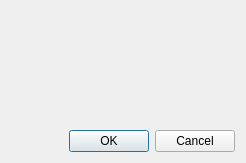
<?xml version="1.0" encoding="UTF-8"?>
<ui version="4.0">
 <class>PowerMonParams</class>
 <widget class="QDialog" name="PowerMonParams">
  <property name="geometry">
   <rect>
    <x>0</x>
    <y>0</y>
    <width>246</width>
    <height>163</height>
   </rect>
  </property>
  <property name="windowTitle">
   <string>Параметры соединения</string>
  </property>
  <property name="styleSheet">
   <string notr="true"/>
  </property>
  <layout class="QVBoxLayout" name="verticalLayout">
   <item>
    <widget class="mutli_iodev_params" name="conn_params" native="true"/>
   </item>
   <item>
    <widget class="QDialogButtonBox" name="buttonBox">
     <property name="orientation">
      <enum>Qt::Horizontal</enum>
     </property>
     <property name="standardButtons">
      <set>QDialogButtonBox::Cancel|QDialogButtonBox::Ok</set>
     </property>
     <property name="centerButtons">
      <bool>false</bool>
     </property>
    </widget>
   </item>
  </layout>
 </widget>
 <customwidgets>
  <customwidget>
   <class>mutli_iodev_params</class>
   <extends>QWidget</extends>
   <header location="global">mutli_iodev_params.h</header>
   <container>1</container>
  </customwidget>
 </customwidgets>
 <resources/>
 <connections>
  <connection>
   <sender>buttonBox</sender>
   <signal>accepted()</signal>
   <receiver>PowerMonParams</receiver>
   <slot>accept()</slot>
   <hints>
    <hint type="sourcelabel">
     <x>257</x>
     <y>390</y>
    </hint>
    <hint type="destinationlabel">
     <x>157</x>
     <y>274</y>
    </hint>
   </hints>
  </connection>
  <connection>
   <sender>buttonBox</sender>
   <signal>rejected()</signal>
   <receiver>PowerMonParams</receiver>
   <slot>reject()</slot>
   <hints>
    <hint type="sourcelabel">
     <x>325</x>
     <y>390</y>
    </hint>
    <hint type="destinationlabel">
     <x>286</x>
     <y>274</y>
    </hint>
   </hints>
  </connection>
 </connections>
</ui>
